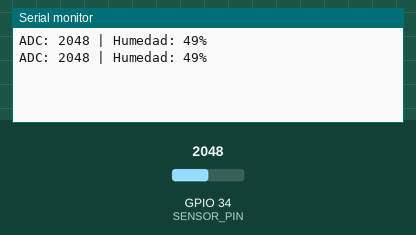
This sketch was run on a simulated ESP32. On the bench: the last lines printed to the serial monitor. The test bench sets the inputs (shaded band); at power-on: GPIO 34 (SENSOR_PIN) = 2048.

Above: at 1.8 s.
1.9 s: GPIO 34 (SENSOR_PIN) set to 2866
At 2.8 s:
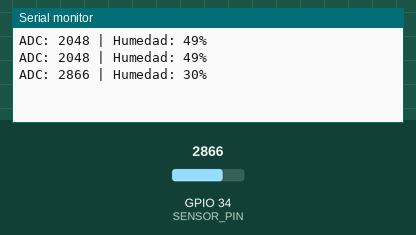
3.4 s: GPIO 34 (SENSOR_PIN) set to 3603
At 4.3 s:
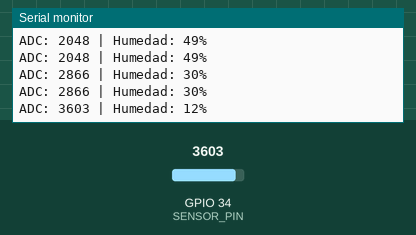
Timing chart, 0 to 6.4 s (numbered marks = the images above; inputs shaded):
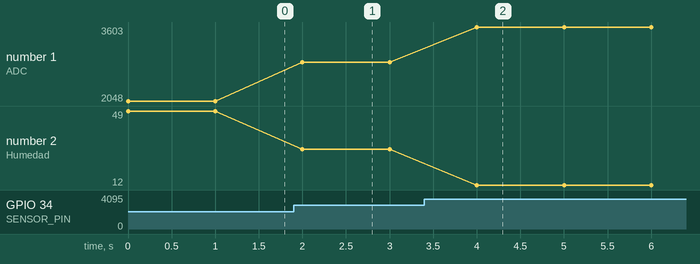

The sketch:

humedad.ino
```cpp
#define SENSOR_PIN 34

int seco = 4095;
int mojado = 0;

void setup() {
  Serial.begin(115200);
}

void loop() {

  int valor = analogRead(SENSOR_PIN);

  int humedad = map(valor, seco, mojado, 0, 100);

  humedad = constrain(humedad, 0, 100);

  Serial.print("ADC: ");
  Serial.print(valor);

  Serial.print(" | Humedad: ");
  Serial.print(humedad);
  Serial.println("%");

  delay(1000);
}
```

Measured:
- after the input at 1.9 s, the serial monitor: prints a new line after 0.10 s (image 1)
- after the input at 3.4 s, the serial monitor: prints a new line after 0.60 s (image 2)
- plotted number 1: 2048 → 2866 after the input at 1.9 s, 2866 → 3603 after the input at 3.4 s
- plotted number 2: 49 → 30 after the input at 1.9 s, 30 → 12 after the input at 3.4 s
